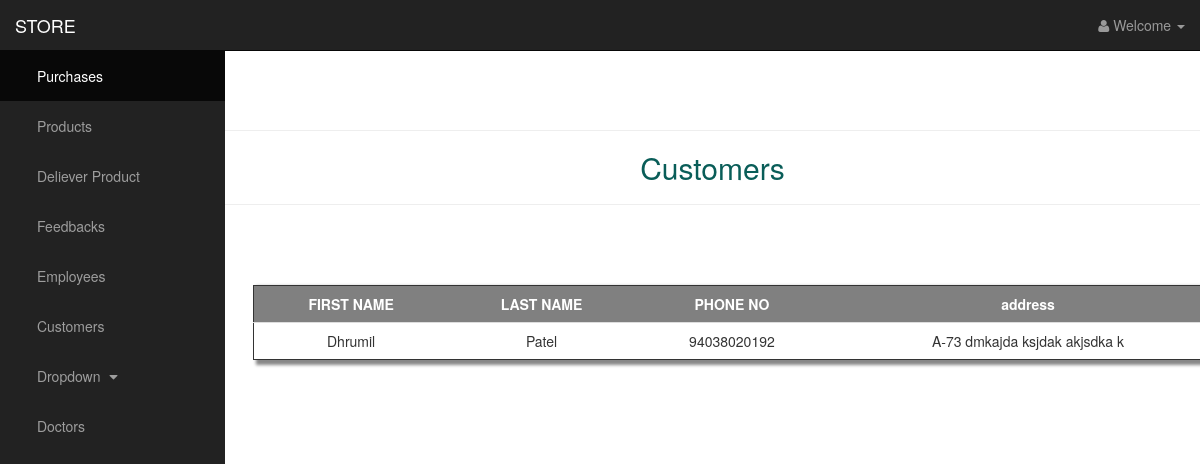
The page /customers.php on the database its author committed.
### tables this page shows
CREATE TABLE CUSTOMER(
	customer_id INT NOT NULL AUTO_INCREMENT,
	first_name CHAR(20),
	last_name CHAR(20),
	address CHAR(50),
	sex CHAR(1),
	phone_no CHAR(12),
	doctor_id INT,
	PRIMARY KEY(customer_id),
	FOREIGN KEY (doctor_id) REFERENCES DOCTOR(doctor_id)
);

### _customers.php (the view, shortened to what this page needs)
<br>
<br>
<br>
<hr>
<h2 style="color:#095d58;text-align:center"> Customers </h2>
<hr>
<br>
<br>
<br>
<?php
$dbhost = "localhost";
$dbuser = "root";
$dbpassword = "123123";
$conn = mysql_connect($dbhost,$dbuser,$dbpassword);
$query = mysql_query("SELECT * FROM CUSTOMER",$conn);
?>
<table class='table table-hover' border="0" style="margin-left:2em;width:77em;border:1px solid ;box-shadow: 5px 3px 3px 2px #888888">
<thead style="color:white;text-align:center;background-color:#808080;font-weight:bold;"><td>FIRST NAME</td><td>LAST NAME</td><td>PHONE NO</td><td>address</td></thead>
<?php
while($row = mysql_fetch_array($query))
{
	echo "<tr style='text-align:center'><td>".$row['first_name']."</td>";
	echo "<td>".$row['last_name']."</td>";
	echo "<td>".$row['phone_no']."</td>";
	echo "<td>".$row['address']."</td></tr>";
}
echo "</table>";
?>

### static/css/sb-admin.css (style rules this page uses)
body { margin-top: 100px; background-color: white; }
@media (min-width:768px) { body { margin-top: 50px; } }

### rows shown on the page
customer: first_name "Dhrumil", last_name "Patel", phone_no "94038020192", address "A-73 dmkajda ksjdak akjsdka k"
